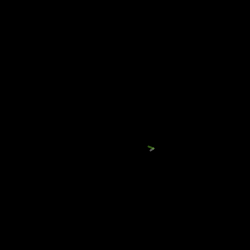
Frame 1 (no input)
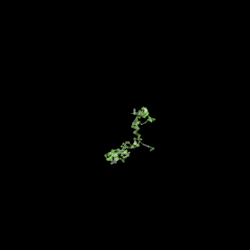
Frame 60 (the mouse pressed at the canvas centre just before this capture)
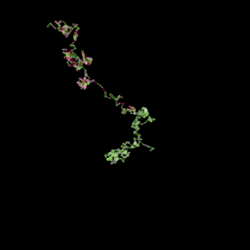
Frame 120 (the mouse held since frame 60 and released just before this capture)

The Processing sketch that drew these frames (run headless with seeded random() and noise(); from frame 60 on, the mouse is pressed at the canvas centre):

// Processing sketch: processing_19806
// ── processing_19806.pde

void setup (){
  size (250,250);
  background (0, 150);
  smooth ();
}
  
float q=150, w=150, qn=150, wn=150; ////////// <-- code inspired by 'Interactive Cloud Painter' created by Anson Ng
  
void draw (){
  if (keyPressed){
  if (key=='a'){
    frameRate(50);
  }
}
      
  
  stroke (255, 90);
    q = constrain(q, 0+random(0, 20), width-random(0, 20));
  w = constrain(w, 0+random(0, 20), height-random(0, 20));
  q = q + random(-5,5);
  w = w + random(-5,5);
     
  strokeWeight(random(1, 3));
  line(q,w,qn,wn);
  qn = q;
  wn = w;
    
  // green plants
    stroke (112,209,44, 110);
    q = constrain(q, 0+random(0, 20), width-random(0, 20));
  w = constrain(w, 0+random(0, 20), height-random(0, 20));
  q = q + random(-5,5);
  w = w + random(-5,5);
     
  strokeWeight(random(1, 3));
  line(q,w,qn,wn);
  qn = q;
  wn = w;
  
if (mousePressed){
    frameRate(15);
      stroke (219,20,113, 90);
    q = constrain(q, 0+random(0, 20), width-random(0, 20));
  w = constrain(w, 0+random(0, 20), height-random(0, 20));
  q = q + random(-5,5);
  w = w + random(-5,5); 
  strokeWeight(random(1, 3));
  line(q,w,qn,wn);
  qn = q;
  wn = w;
  }
}

void keyTyped(){
  if (key==' '){
    background (0,150);
  }
}
